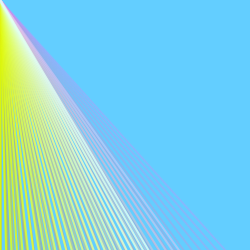
Frame 1 (no input)
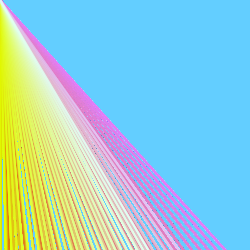
Frame 60 (the mouse pressed at the canvas centre just before this capture)
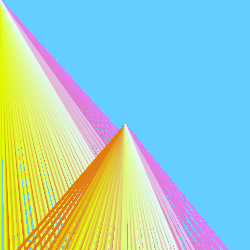
Frame 120 (the mouse held since frame 60 and released just before this capture)

The Processing sketch that drew these frames (run headless with seeded random() and noise(); from frame 60 on, the mouse is pressed at the canvas centre):

// Processing sketch: processing_19390
// ── processing_19390.pde

float x;
float i;
void setup(){
size(250, 250); 
background(99,206,260,9); 
stroke(255);
smooth(); }

void draw (){
  for(int i = 1/2; i < 250; i += 9) {
   for(int x=0;x<=width;x+=70){
    fill(x,30,220,11);
    //stroke(x+70,i+100,i,x);
    stroke(225,x+55,i,x);
    strokeWeight(2);
    bezier(mouseX, mouseY, mouseX,mouseY, mouseX, mouseY, i, 200+x);
}
  }
}
